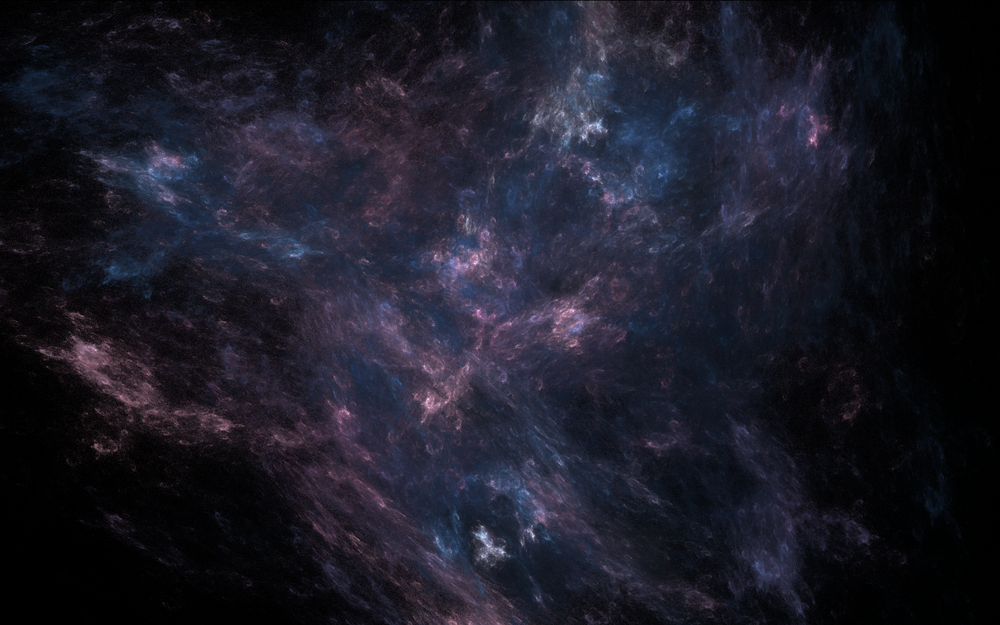
#> input picture img/univers.png, 1000 x 625 px, shrunk from 1680 x 1050 before the run
$ python readImage.py   (Python 2 division)
#> lines starting #> are read from the running program, lines starting #| are printed output that depends on the picture
'''
This program needs the packages PIL and pillow to be loaded
MAC Users with terminal (just copy-paste in sequence):
sudo easy_install pip
sudo pip install pillow
'''
import sys
import os
from PIL import Image
class imageCrypt(object):

	def importImage(self, imagePath):
#> called with imagePath = 'img/univers.png'
		inputImage = Image.open(imagePath).convert("L")
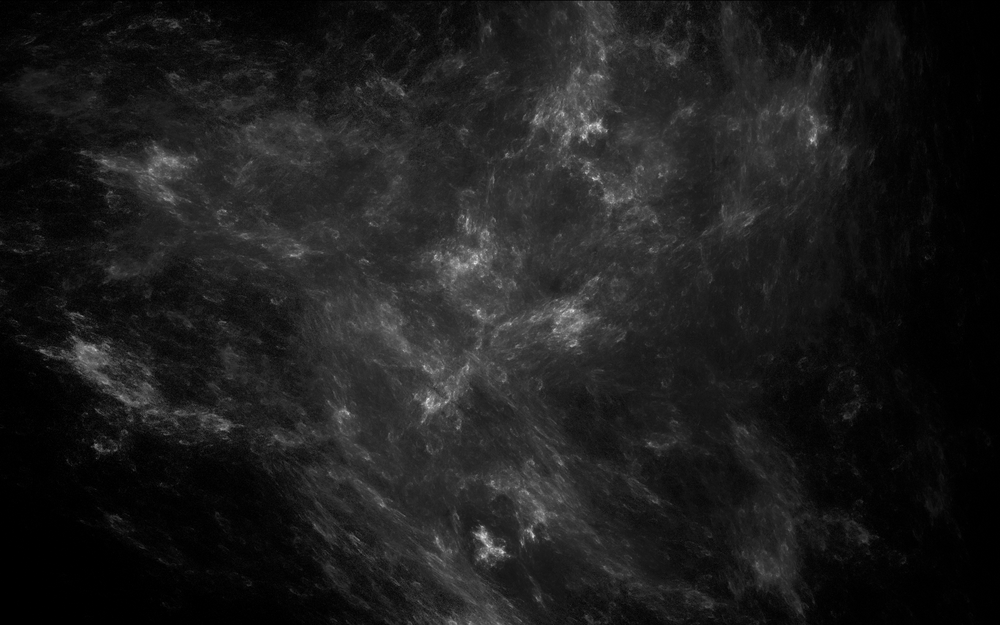
#> inputImage: PIL image 1000x625 L; min 0, max 233, mean 28.9
		inputImage.show()

	def testTemplate (self):
		print "ciao"

#Main method
if __name__ == '__main__':
	imagePath = "img/univers.png"
	imageCrypt().importImage(imagePath)

'''
#coordinates pixels within an image:
#(left, upper, right, lower)
Image.open(imagePath).convert("L") : black and white
'''
